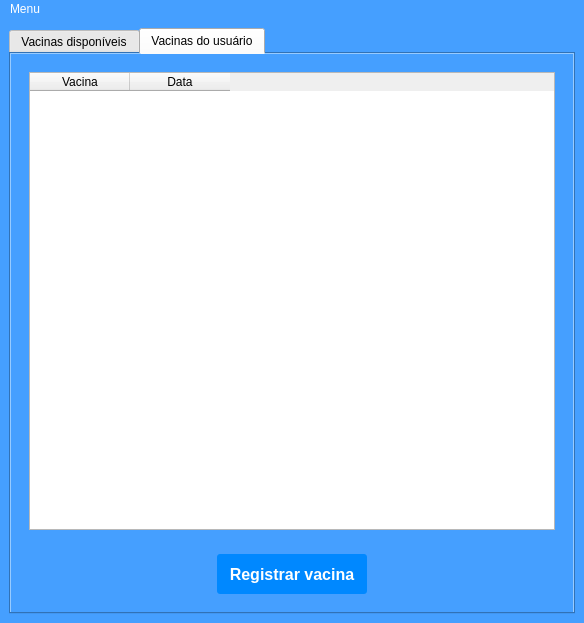
<?xml version="1.0" encoding="UTF-8"?>
<ui version="4.0">
 <class>MainWindow</class>
 <widget class="QMainWindow" name="MainWindow">
  <property name="geometry">
   <rect>
    <x>0</x>
    <y>0</y>
    <width>584</width>
    <height>623</height>
   </rect>
  </property>
  <property name="windowTitle">
   <string>Carteira de vacinação</string>
  </property>
  <property name="styleSheet">
   <string notr="true">QWidget#centralwidget {
	
	background-color: rgb(69, 159, 255);
}

QMenuBar {
            background-color: rgb(69, 159, 255);
            color: rgb(255,255,255);
}
QTabWidget {
 background-color: rgb(69, 159, 255);
}</string>
  </property>
  <widget class="QWidget" name="centralwidget">
   <layout class="QGridLayout" name="gridLayout">
    <item row="0" column="0">
     <widget class="QTabWidget" name="tab">
      <property name="styleSheet">
       <string notr="true">QTabWidget::pane { border: 0; };</string>
      </property>
      <property name="currentIndex">
       <number>1</number>
      </property>
      <widget class="QWidget" name="tab_available_vacs">
       <property name="styleSheet">
        <string notr="true">QWidget#tab_available_vacs{background-color: rgb(69, 159, 255);}</string>
       </property>
       <attribute name="title">
        <string>Vacinas disponíveis</string>
       </attribute>
       <layout class="QGridLayout" name="gridLayout_6">
        <item row="0" column="0">
         <widget class="QWidget" name="div_superior_down" native="true">
          <layout class="QGridLayout" name="gridLayout_8">
           <item row="0" column="0">
            <widget class="QTableWidget" name="table_all_vacs">
             <property name="styleSheet">
              <string notr="true"/>
             </property>
             <property name="editTriggers">
              <set>QAbstractItemView::NoEditTriggers</set>
             </property>
             <property name="sortingEnabled">
              <bool>true</bool>
             </property>
             <property name="wordWrap">
              <bool>true</bool>
             </property>
             <attribute name="horizontalHeaderStretchLastSection">
              <bool>false</bool>
             </attribute>
             <attribute name="verticalHeaderVisible">
              <bool>false</bool>
             </attribute>
             <attribute name="verticalHeaderStretchLastSection">
              <bool>false</bool>
             </attribute>
             <column>
              <property name="text">
               <string>Vacina</string>
              </property>
             </column>
             <column>
              <property name="text">
               <string>Número de doses</string>
              </property>
             </column>
             <column>
              <property name="text">
               <string>Observação</string>
              </property>
             </column>
            </widget>
           </item>
          </layout>
         </widget>
        </item>
       </layout>
      </widget>
      <widget class="QWidget" name="tab_insert_vac">
       <property name="styleSheet">
        <string notr="true">QWidget #tab_insert_vac{background-color: rgb(69, 159, 255); border:0;}</string>
       </property>
       <attribute name="title">
        <string>Vacinas do usuário</string>
       </attribute>
       <layout class="QGridLayout" name="gridLayout_2">
        <item row="0" column="0">
         <widget class="QWidget" name="div_superior_up" native="true">
          <property name="maximumSize">
           <size>
            <width>16000</width>
            <height>16000</height>
           </size>
          </property>
          <layout class="QGridLayout" name="gridLayout_4">
           <item row="0" column="0">
            <widget class="QTableWidget" name="table_user_vacs">
             <attribute name="verticalHeaderVisible">
              <bool>false</bool>
             </attribute>
             <column>
              <property name="text">
               <string>Vacina</string>
              </property>
             </column>
             <column>
              <property name="text">
               <string>Data</string>
              </property>
             </column>
            </widget>
           </item>
          </layout>
         </widget>
        </item>
        <item row="1" column="0">
         <widget class="QWidget" name="div_inferior_up" native="true">
          <layout class="QGridLayout" name="gridLayout_3">
           <item row="0" column="0">
            <widget class="QPushButton" name="button_register_vac">
             <property name="minimumSize">
              <size>
               <width>150</width>
               <height>40</height>
              </size>
             </property>
             <property name="maximumSize">
              <size>
               <width>150</width>
               <height>40</height>
              </size>
             </property>
             <property name="font">
              <font>
               <family>Arial</family>
               <pointsize>12</pointsize>
               <weight>75</weight>
               <bold>true</bold>
              </font>
             </property>
             <property name="styleSheet">
              <string notr="true">QPushButton {
background-color: rgb(0, 136, 255);
border-radius:3px;
color: rgb(255, 255, 255);
}

QPushButton:focus {
outline:0
}

QPushButton:hover {
background-color:rgb(0, 145, 255);
transition: 1s;
}

QPushButton:pressed {
background-color:rgb(0, 110, 240);
}
</string>
             </property>
             <property name="text">
              <string>Registrar vacina</string>
             </property>
            </widget>
           </item>
          </layout>
         </widget>
        </item>
       </layout>
      </widget>
     </widget>
    </item>
   </layout>
  </widget>
  <widget class="QMenuBar" name="menubar">
   <property name="geometry">
    <rect>
     <x>0</x>
     <y>0</y>
     <width>584</width>
     <height>21</height>
    </rect>
   </property>
   <widget class="QMenu" name="menuMenu">
    <property name="title">
     <string>Menu</string>
    </property>
    <widget class="QMenu" name="menuConfigure">
     <property name="title">
      <string>Configuração</string>
     </property>
     <addaction name="sep_change_password"/>
     <addaction name="sep_delete_user"/>
    </widget>
    <addaction name="separator"/>
    <addaction name="menuConfigure"/>
    <addaction name="menu_change_user"/>
   </widget>
   <addaction name="menuMenu"/>
  </widget>
  <action name="sep_change_password">
   <property name="text">
    <string>Alterar senha...</string>
   </property>
  </action>
  <action name="sep_delete_user">
   <property name="text">
    <string>Deletar usuário...</string>
   </property>
  </action>
  <action name="sep_config_user">
   <property name="text">
    <string>User info...</string>
   </property>
  </action>
  <action name="menu_change_user">
   <property name="text">
    <string>Mudar usuário...</string>
   </property>
  </action>
 </widget>
 <resources/>
 <connections/>
</ui>
